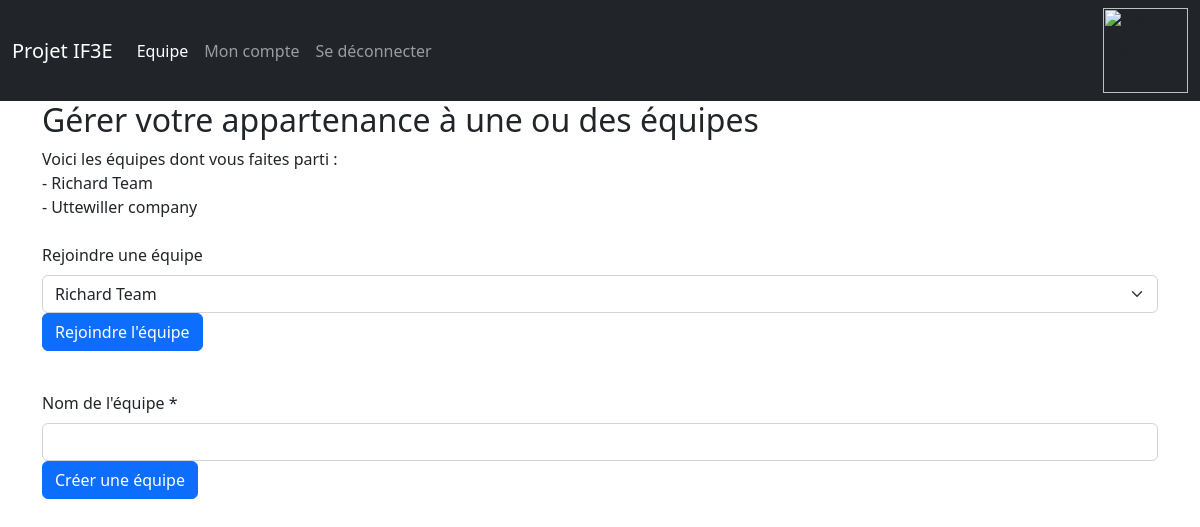
Screenshot of /sources/view/team_page.php (signed in) with the database file from the repository.
### tables this page shows
CREATE TABLE `teams` (
  `team_id` int(11) NOT NULL,
  `team_name` text NOT NULL,
  `owner` int(11) NOT NULL
);

### sources/view/team_page.php (the view, shortened to what this page needs)
<html lang="fr">
<head>
    <link href="https://cdn.jsdelivr.net/npm/bootstrap@5.2.3/dist/css/bootstrap.min.css" rel="stylesheet">
</head>
<body>
<nav class="navbar navbar-expand-lg navbar-dark bg-dark">
    <div class="container-fluid">
        <a class="navbar-brand" href="#">Projet IF3E</a>
        <div class="collapse navbar-collapse" id="navbarSupportedContent">
            <ul class="navbar-nav me-auto mb-2 mb-lg-0">
                <li class="nav-item">
                    <a class="nav-link active" aria-current="page">Equipe</a>
                </li>
                <li class="nav-item">
                    <a class="nav-link" href="account.php">Mon compte</a>
                </li>
                <li class="nav-item">
                    <a class="nav-link" href="../controller/signout.php">Se déconnecter</a>
                </li>
            </ul>
            <ul class="navbar-nav">
                <li class="nav-item">
                    <img src="../images/logo_UTBM_blanc.png" width="85" id="logo" alt="TLC Logo" />
                </li>
            </ul>
        </div>
    </div>
</nav>
<div class="container">
    <h2>Gérer votre appartenance à une ou des équipes</h2>
    <?php
        $bdd = new PDO("mysql:host=localhost;dbname=IF3E_Projet_B;charset=utf8", "root", "");
        $req = $bdd->prepare("SELECT teams.team_name FROM player_team INNER JOIN teams ON teams.team_id=player_team.id_team WHERE player_team.id_user = ".$_SESSION["id"]);
        $req->execute();
        $i = 0;
        while($data = $req->fetch()) {
            if ($i == 0) {
                echo 'Voici les équipes dont vous faites parti :';
            }
            ++$i;
            echo "<br>- ".$data["team_name"];
        }
    ?>
    <form method="post" action="../controller/join_team.php">
        <br>
        <label for="teams" class="form-label">Rejoindre une équipe</label>
        <select id="teams" name="teams" class="form-select" required="required">
            <?php
            $req = $bdd->prepare("SELECT team_id, team_name FROM teams;");
            $req->execute();
            while($data = $req->fetch()) {
                ?>
                <option value="<?php echo $data["team_id"]?>"><?php echo $data["team_name"]?></option>
                <?php
            }
            ?>
        </select>
        <div class="col-12">
            <button class="btn btn-primary" type="submit">Rejoindre l'équipe</button>
        </div>
    </form>
    <form method="post" action="../controller/create_team.php">
        <br>
        <label for="name" class="form-label">Nom de l'équipe *</label>
        <input id="name" type="text" name="name" class="form-control" required="required"/>
        <div class="col-12">
            <button class="btn btn-primary" type="submit">Créer une équipe</button>
        </div>
    </form>
</div>
</body>
</html>

### rows the page displays
teams: shows "Voici les équipes dont vous faites parti :", team_name "Richard Team"
teams: team_name "Uttewiller company"

### other values shown
form field teams "Richard Team"
